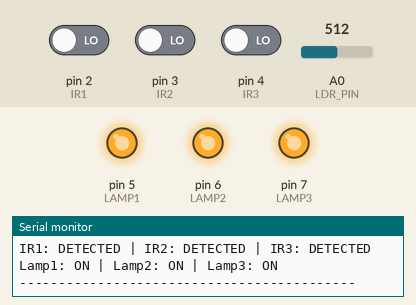
Simulated run of this sketch. Board: Arduino Uno, built with avr-gcc and run on an emulated ATmega328P. On the bench: output pins drawn as LEDs (lit = HIGH), the last lines printed to the serial monitor. The inputs (shaded band) are chosen by the test bench; at power-on: A0 (LDR_PIN) = 512, pin 2 (IR1) LOW, pin 3 (IR2) LOW, pin 4 (IR3) LOW.

Above: at 1.2 s.
1.3 s: A0 (LDR_PIN) set to 485
At 2.6 s:
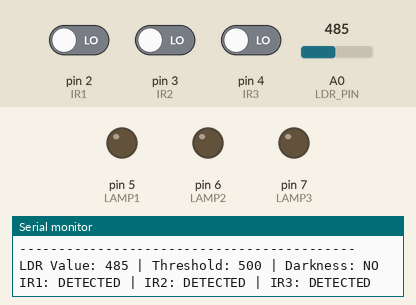
3.2 s: pin 2 (IR1) driven HIGH
5.3 s: A0 (LDR_PIN) set to 510
At 6.2 s:
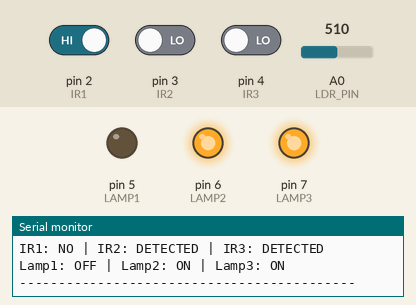
6.9 s: pin 3 (IR2) driven HIGH
At 9.4 s:
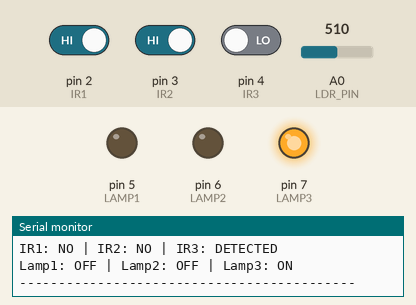
9.9 s: pin 2 (IR1) driven LOW
At 11.1 s:
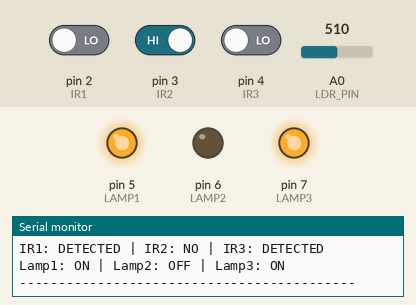
11.4 s: pin 4 (IR3) driven HIGH
At 14.3 s:
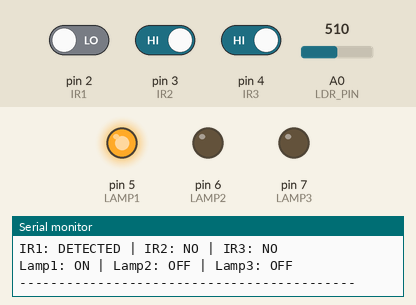
Timing chart, 0 to 15.4 s (numbered marks = the images above; inputs shaded):
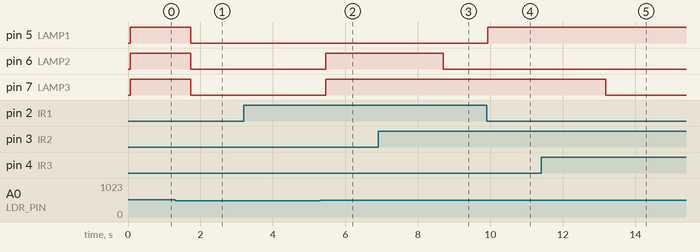

Measured:
- the behaviour switches between 501 and 500 on A0 (LDR_PIN) (found by bisection; images 0 and 1)
- after the input at 1.3 s, pin 5 (LAMP1), pin 6 (LAMP2), pin 7 (LAMP3): HIGH → LOW after 0.43 s
- after the input at 5.3 s, pin 6 (LAMP2), pin 7 (LAMP3): LOW → HIGH after 0.15 s
- after the input at 6.9 s, pin 6 (LAMP2): HIGH → LOW after 1.8 s
- after the input at 9.9 s, pin 5 (LAMP1): LOW → HIGH at once
- after the input at 11.4 s, pin 7 (LAMP3): HIGH → LOW after 1.8 s

The sketch:

main.ino
```cpp
// Arduino UNO + LDR + 3 IR Sensors + 3 Street Lamps

const int LDR_PIN = A0;

const int IR1 = 2;
const int IR2 = 3;
const int IR3 = 4;

const int LAMP1 = 5;
const int LAMP2 = 6;
const int LAMP3 = 7;

// Light threshold
int darkThreshold = 500;

// Auto turn-off delay
unsigned long offDelay = 2000;
unsigned long lastDetect1 = 0;
unsigned long lastDetect2 = 0;
unsigned long lastDetect3 = 0;

void setup() {
  Serial.begin(9600);

  pinMode(IR1, INPUT);
  pinMode(IR2, INPUT);
  pinMode(IR3, INPUT);

  pinMode(LAMP1, OUTPUT);
  pinMode(LAMP2, OUTPUT);
  pinMode(LAMP3, OUTPUT);

  digitalWrite(LAMP1, LOW);
  digitalWrite(LAMP2, LOW);
  digitalWrite(LAMP3, LOW);

  Serial.println("Smart Street Light System Started");
}

void loop() {
  int ldrValue = analogRead(LDR_PIN);
  bool isDark = (ldrValue > darkThreshold);

  bool ir1 = digitalRead(IR1) == LOW;
  bool ir2 = digitalRead(IR2) == LOW;
  bool ir3 = digitalRead(IR3) == LOW;

  // Print LDR and threshold
  Serial.print("LDR Value: ");
  Serial.print(ldrValue);
  Serial.print(" | Threshold: ");
  Serial.print(darkThreshold);
  Serial.print(" | Darkness: ");
  Serial.println(isDark ? "YES" : "NO");

  // Print IR sensor states
  Serial.print("IR1: "); Serial.print(ir1 ? "DETECTED" : "NO");
  Serial.print(" | IR2: "); Serial.print(ir2 ? "DETECTED" : "NO");
  Serial.print(" | IR3: "); Serial.println(ir3 ? "DETECTED" : "NO");

  // Darkness condition
  if (isDark) {
    if (ir1) {
      digitalWrite(LAMP1, HIGH);
      lastDetect1 = millis();
    }
    if (ir2) {
      digitalWrite(LAMP2, HIGH);
      lastDetect2 = millis();
    }
    if (ir3) {
      digitalWrite(LAMP3, HIGH);
      lastDetect3 = millis();
    }

    if (millis() - lastDetect1 > offDelay) digitalWrite(LAMP1, LOW);
    if (millis() - lastDetect2 > offDelay) digitalWrite(LAMP2, LOW);
    if (millis() - lastDetect3 > offDelay) digitalWrite(LAMP3, LOW);

  } else {
    digitalWrite(LAMP1, LOW);
    digitalWrite(LAMP2, LOW);
    digitalWrite(LAMP3, LOW);
  }

  // Print lamp states
  Serial.print("Lamp1: "); Serial.print(digitalRead(LAMP1) ? "ON" : "OFF");
  Serial.print(" | Lamp2: "); Serial.print(digitalRead(LAMP2) ? "ON" : "OFF");
  Serial.print(" | Lamp3: "); Serial.println(digitalRead(LAMP3) ? "ON" : "OFF");

  Serial.println("-------------------------------------------");

  delay(300);
}
```
